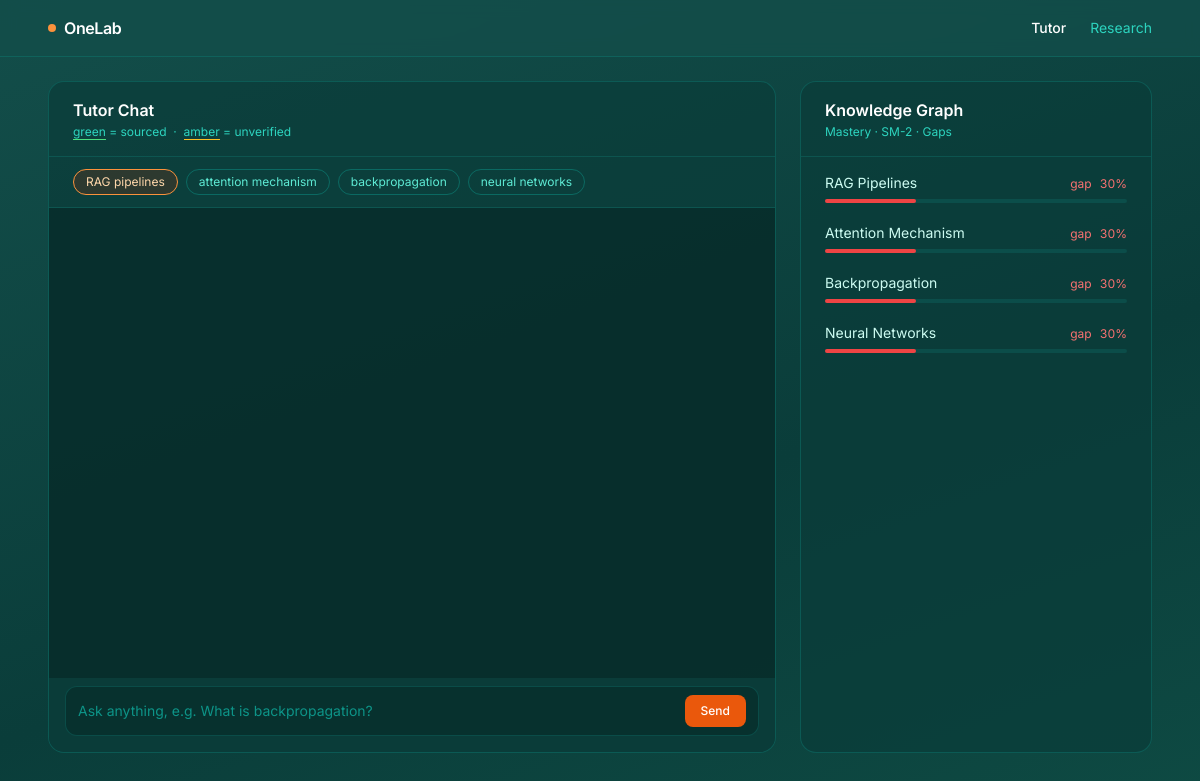
The page / on the database its author committed.
### core/models.py (models this page shows, shortened)
class ConceptNode(models.Model):
    user = models.ForeignKey(
        settings.AUTH_USER_MODEL,
        on_delete=models.CASCADE,
    )
    concept_id = models.CharField(max_length=120)
    label = models.CharField(max_length=200, blank=True)
    mastery = models.FloatField(default=0.0)
    easiness = models.FloatField(default=2.5)       # SM-2 easiness factor
    interval = models.IntegerField(default=1)       # days until next review
    due_date = models.DateField(null=True, blank=True)
    struggling = models.BooleanField(default=False)
    engage_pref = models.JSONField(default=dict)    # interaction signals
    last_seen = models.DateTimeField(auto_now=True)
    class Meta:
        unique_together = ("user", "concept_id")
        ordering = ["concept_id"]

### tutor/views.py (the view)
# urls.py: path("", chat_page, name="chat_page"),
def chat_page(request):
    User = get_user_model()
    user, _ = User.objects.get_or_create(username="demo_learner")
    concepts = ConceptNode.objects.filter(user=user).order_by("concept_id")
    return render(request, "tutor/chat.html", {"concepts": concepts})

### tutor/templates/tutor/chat.html (shortened to what this page needs)
{% extends "base.html" %}
{% block nav_tutor %}text-white font-medium{% endblock nav_tutor %}
{% block content %}
<div class="grid grid-cols-1 lg:grid-cols-3 gap-6" style="height:calc(100vh - 8rem)">
  <div class="lg:col-span-2 flex flex-col rounded-2xl border border-teal-700/50 overflow-hidden" style="background:rgba(10,61,58,0.7)">
    <div class="px-6 py-4 flex items-center justify-between" style="border-bottom:1px solid rgba(15,118,110,0.4)">
      <div>
        <p class="font-semibold text-white">Tutor Chat</p>
        <p class="text-xs text-teal-400 mt-0.5">
          <span class="border-b border-green-400">green</span> = sourced &nbsp;·&nbsp;
          <span class="border-b border-amber-400">amber</span> = unverified
        </p>
      </div>
    </div>
    <div class="px-6 py-3 flex flex-wrap gap-2" style="border-bottom:1px solid rgba(15,118,110,0.4)">
      {% for c in concepts %}
      <button onclick="selectConcept('{{ c.concept_id }}')" data-concept="{{ c.concept_id }}"
        class="concept-pill px-3 py-1 rounded-full text-xs border transition-all
               text-teal-300 border-teal-600/50 hover:border-teal-400 hover:text-teal-100
               {% if forloop.first %}active-pill{% endif %}">
        {{ c.concept_id }}
      </button>
      {% endfor %}
    </div>
    <div id="chatLog" class="flex-1 overflow-y-auto px-6 py-5 space-y-5" style="background:rgba(5,38,36,0.6)"></div>
    <div class="px-4 pb-4 pt-2" style="background:rgba(10,61,58,0.7)">
      <div class="flex gap-2 items-center rounded-xl px-3 py-2 transition-all" style="background:rgba(5,38,36,0.5);border:1px solid rgba(15,118,110,0.4)">
        <input id="messageInput"
          class="flex-1 bg-transparent text-sm outline-none text-teal-50 placeholder-teal-600"
          placeholder="Ask anything, e.g. What is backpropagation?" />
        <button id="sendBtn"
          class="shrink-0 text-white text-xs font-medium px-4 py-2 rounded-lg transition-colors disabled:opacity-40"
          style="background:#ea580c">
          Send
        </button>
      </div>
    </div>
  </div>
  <div class="flex flex-col rounded-2xl border border-teal-700/50 overflow-hidden" style="background:rgba(10,61,58,0.7)">
    <div class="px-6 py-4" style="border-bottom:1px solid rgba(15,118,110,0.4)">
      <p class="font-semibold text-white">Knowledge Graph</p>
      <p class="text-xs text-teal-400 mt-0.5">Mastery · SM-2 · Gaps</p>
    </div>
    <div class="flex-1 overflow-y-auto px-6 py-4 space-y-5">
      {% for c in concepts %}
      {% widthratio c.mastery 1 100 as mp %}
      <div>
        <div class="flex items-baseline justify-between mb-1.5">
          <span class="text-sm text-teal-100 capitalize">{{ c.concept_id }}</span>
          <div class="flex items-center gap-2">
            {% if c.struggling %}
            <span class="text-xs text-red-400">gap</span>
            {% endif %}
            <span class="text-xs tabular-nums
              {% if c.struggling %}text-red-400{% elif c.mastery >= 0.7 %}text-green-400{% else %}text-amber-400{% endif %}">
              {{ mp }}%
            </span>
          </div>
        </div>
        <div class="h-1 w-full rounded-full" style="background:rgba(15,118,110,0.3)">
          <div class="h-1 rounded-full transition-all duration-500
            {% if c.struggling %}bg-red-500{% elif c.mastery >= 0.7 %}bg-green-500{% else %}bg-amber-500{% endif %}"
            style="width:{{ mp }}%"></div>
        </div>
      </div>
      {% empty %}
      <p class="text-sm text-teal-500 pt-4 text-center">
        Run <code class="rounded px-1 text-teal-200" style="background:rgba(15,118,110,0.3)">seed_concepts</code>
      </p>
      {% endfor %}
    </div>
  </div>
</div>
{% endblock content %}

### templates/base.html (shortened to what this page needs)
<!DOCTYPE html>
<html lang="en">
<head>
  <script src="https://cdn.tailwindcss.com"></script>
</head>
<body class="text-teal-50 min-h-screen">
  <header class="border-b border-teal-700/50 sticky top-0 z-50 bg-teal-900/80 backdrop-blur">
    <div class="max-w-6xl mx-auto px-6 h-14 flex items-center justify-between">
      <a href="{% url 'chat_page' %}" class="flex items-center gap-2">
        <span class="w-2 h-2 rounded-full bg-orange-400"></span>
        <span class="font-semibold text-white tracking-tight">OneLab</span>
      </a>
      <nav class="flex items-center gap-6 text-sm">
        <a href="{% url 'chat_page' %}"
           class="transition-colors {% block nav_tutor %}text-teal-400 hover:text-teal-100{% endblock nav_tutor %}">
          Tutor
        </a>
        <a href="{% url 'upload_view' %}"
           class="transition-colors {% block nav_research %}text-teal-400 hover:text-teal-100{% endblock nav_research %}">
          Research
        </a>
      </nav>
    </div>
  </header>
  <main class="max-w-6xl mx-auto px-6 py-6">
    {% block content %}{% endblock content %}
  </main>
</body>
</html>

### templates/base.html (style rules this page uses)
*, body { font-family: 'Inter', sans-serif; }
body { background: linear-gradient(160deg, #134e4a 0%, #0a3d3a 60%, #0e4a43 100%); }

### tutor/templates/tutor/chat.html (style rules this page uses)
.active-pill { border-color: #fb923c !important; color: #fed7aa !important; background: rgba(124,45,18,0.3); }

### rows shown on the page
ConceptNode: concept_id "RAG pipelines", concept_id "RAG Pipelines", struggling "gap", mp "30"
ConceptNode: concept_id "attention mechanism", concept_id "Attention Mechanism", struggling "gap", mp "30"
ConceptNode: concept_id "backpropagation", concept_id "Backpropagation", struggling "gap", mp "30"
ConceptNode: concept_id "neural networks", concept_id "Neural Networks", struggling "gap", mp "30"
